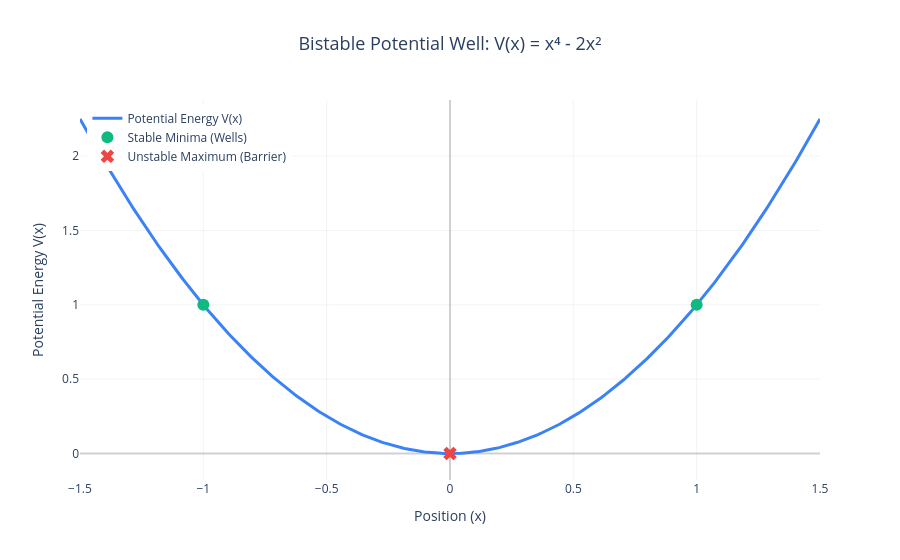
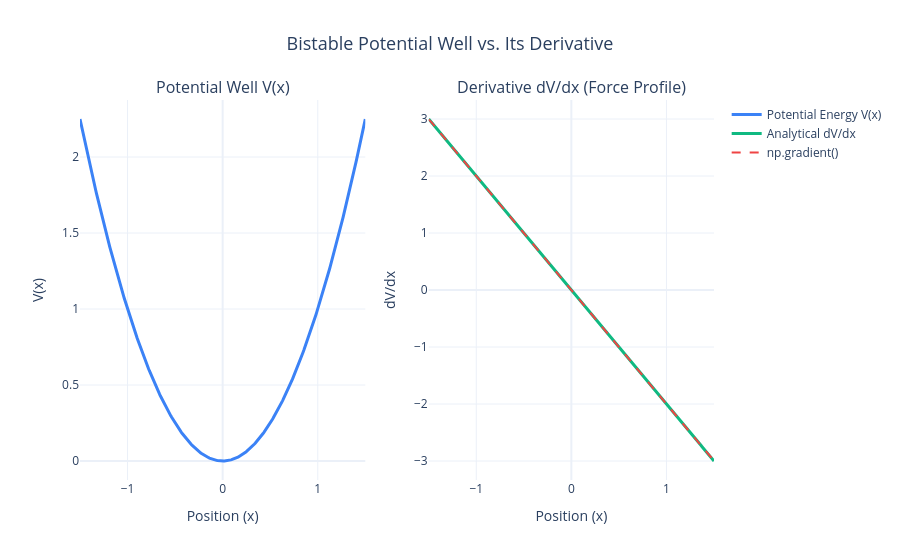

Here is the notebook cell these charts were saved with, in order:
### Code cell
plot_potential()
plot_bistable_and_force()

### Figure 1 — Plotly figure (JSON) as saved in the notebook; plotly's stock layout.template omitted (floating-point values rounded to 4 significant figures; data arrays with more than 128 entries replaced by an {"elided": "..."} marker saying what was removed)
{"data": [{"line": {"color": "#3b82f6", "width": 3}, "mode": "lines", "name": "Potential Energy V(x)", "type": "scatter", "x": {"elided": "400 float values"}, "y": {"elided": "400 float values"}}, {"marker": {"color": "#10b981", "size": 12, "symbol": "circle"}, "mode": "markers", "name": "Stable Minima (Wells)", "type": "scatter", "x": [-1, 1], "y": [1, 1]}, {"marker": {"color": "#ef4444", "size": 12, "symbol": "x"}, "mode": "markers", "name": "Unstable Maximum (Barrier)", "type": "scatter", "x": [0], "y": [0]}], "layout": {"hovermode": "x unified", "legend": {"x": 0.01, "xanchor": "left", "y": 0.99, "yanchor": "top"}, "title": {"font": {"size": 18}, "text": "Bistable Potential Well: V(x) = x⁴ - 2x²", "x": 0.5}, "xaxis": {"gridcolor": "rgba(200, 200, 200, 0.2)", "title": {"text": "Position (x)"}, "zerolinecolor": "rgba(100, 100, 100, 0.3)"}, "yaxis": {"gridcolor": "rgba(200, 200, 200, 0.2)", "title": {"text": "Potential Energy V(x)"}, "zerolinecolor": "rgba(100, 100, 100, 0.3)"}}}

### Figure 2 — Plotly figure (JSON) as saved in the notebook; plotly's stock layout.template omitted (floating-point values rounded to 4 significant figures; data arrays with more than 128 entries replaced by an {"elided": "..."} marker saying what was removed)
{"data": [{"line": {"color": "#3b82f6", "width": 3}, "name": "Potential Energy V(x)", "type": "scatter", "x": {"elided": "400 float values"}, "xaxis": "x", "y": {"elided": "400 float values"}, "yaxis": "y"}, {"line": {"color": "#10b981", "width": 3}, "name": "Analytical dV/dx", "type": "scatter", "x": {"elided": "400 float values"}, "xaxis": "x2", "y": {"elided": "400 float values"}, "yaxis": "y2"}, {"line": {"color": "#ef4444", "dash": "dash", "width": 2}, "name": "np.gradient()", "type": "scatter", "x": {"elided": "400 float values"}, "xaxis": "x2", "y": {"elided": "400 float values"}, "yaxis": "y2"}], "layout": {"annotations": [{"font": {"size": 16}, "showarrow": false, "text": "Potential Well V(x)", "x": 0.225, "xanchor": "center", "xref": "paper", "y": 1, "yanchor": "bottom", "yref": "paper"}, {"font": {"size": 16}, "showarrow": false, "text": "Derivative dV/dx (Force Profile)", "x": 0.775, "xanchor": "center", "xref": "paper", "y": 1, "yanchor": "bottom", "yref": "paper"}], "hovermode": "x unified", "title": {"font": {"size": 18}, "text": "Bistable Potential Well vs. Its Derivative", "x": 0.5}, "xaxis": {"anchor": "y", "domain": [0, 0.45], "title": {"text": "Position (x)"}}, "xaxis2": {"anchor": "y2", "domain": [0.55, 1], "title": {"text": "Position (x)"}}, "yaxis": {"anchor": "x", "domain": [0, 1], "title": {"text": "V(x)"}}, "yaxis2": {"anchor": "x2", "domain": [0, 1], "title": {"text": "dV/dx"}}}}
